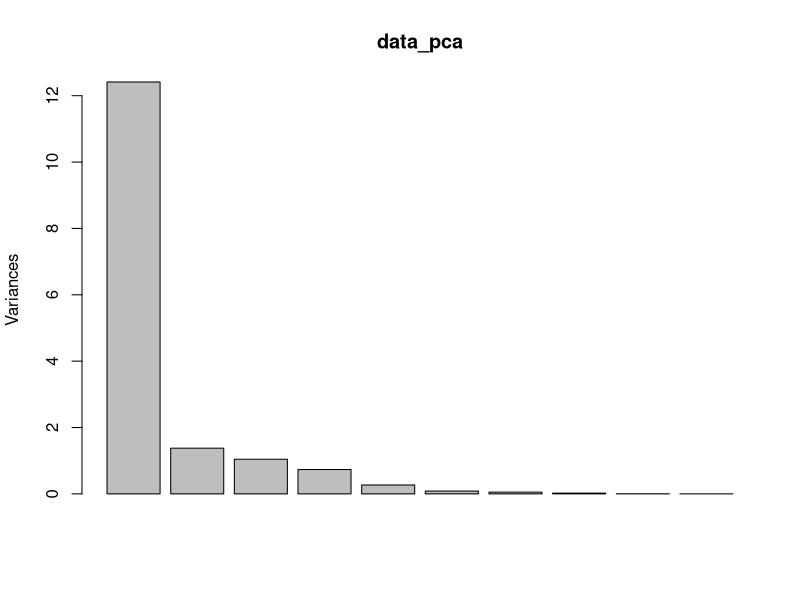
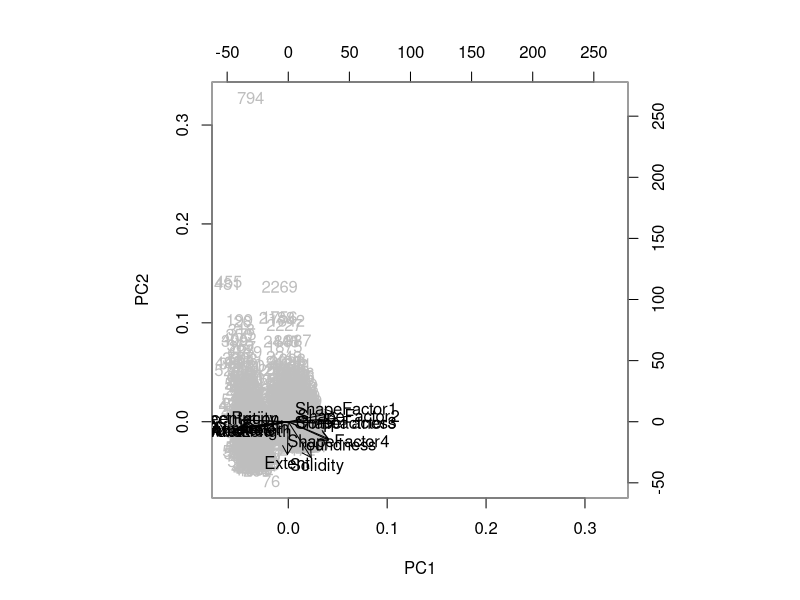

The R source for these figures, in order:
setwd("~/GitHub/Beans/WD")
#setwd("C:/Users/mortimerk1/Desktop/Year 3/Summer 2021/Machine Learning/Final Project/Beans/WD")

data = read.csv('subsettedBeansNoColumns.csv', as.is = T)
#data = read.csv('FullBeans2.csv', as.is = T)
#colnames(data)[1] <- gsub('i..','',colnames(df)[1])

#data$Class = as.numeric(as.factor(data$Class))

# set column names to varible name
B<- data$Area
C<-data$Perimeter
D<-data$MajorAxisLength
E<-data$MinorAxisLength
F<-data$AspectRation
G<-data$Eccentricity
H<-data$ConvexArea
I<-data$EquivDiameter
J <- data$Extent
K <- data$Solidity
L <- data$roundness
M <- data$Compactness
N <- data$ShapeFactor1
O <- data$ShapeFactor1
P <- data$ShapeFactor2
Q <- data$ShapeFactor4


#normalize data
meanB <- mean(B)
stB <- sd(B)
B <- (B-meanB )/stB

meanC <- mean(C)
stC <- sd(C)
C<- (C-meanC )/stC

meanD <- mean(D)
stD <- sd(D)
D<- (D-meanD )/stD

meanE <- mean(E)
stE <- sd(E)
E<- (E-meanE )/stE

meanF <- mean(F)
stF <- sd(F)
F<- (F-meanF )/stF

meanG <- mean(G)
stG <- sd(G)
G<- (G-meanG )/stG

meanH <- mean(H)
stH <- sd(H)
H <- (H-meanH)/stH

meanI <- mean(I)
stI <- sd(I)
I <- (I-meanI )/stI

meanJ <- mean(J)
sdJ <- sd(J)
J <-(J-meanJ)/sdJ

meanK <- mean(K)
sdK <- sd(K)
K <-(K-meanK)/sdK

meanL <- mean(L)
sdL <- sd(L)
L <-(L-meanL)/sdL

meanM <- mean(M)
sdM <- sd(M)
M <-(M-meanM)/sdM

meanN <- mean(N)
sdN <- sd(N)
N <-(N-meanN)/sdN

meanO <- mean(O)
sdO <- sd(O)
O <-(O-meanO)/sdO

meanP <- mean(P)
sdP <- sd(P)
P <-(P-meanP)/sdP

meanQ <- mean(Q)
sdQ <- sd(Q)
Q <-(P-meanQ)/sdQ

data1 <- data.frame(B,C,D,E,F,G,H,I,J,K,L,M,N,O,P,Q)
colnames(data1) <- c("B","C","D","E","F","G","H",'I',"J","K","L","M","N","O","P","Q")

#rownames(data1) <- c("1","2","3","4","5","6","7","8","9","10","11","12","13","14","15","16")
#Different way to calculate covariance matrix


#this is for the heptathlon data
#data("heptathlon", package="HSAUR")
#print(heptathlon)

#lets make all events in the same direction so that 
#large values are good
#heptathlon$hurdles <- max(heptathlon$hurdles)-heptathlon$hurdles
#heptathlon$run200m <- max(heptathlon$run200m)-heptathlon$run200m
#heptathlon$run800m <- max(heptathlon$run800m)-heptathlon$run800m
#can calculate the correlation coefficents in each case to see if any are indepedent
#which relates the covariance matrix
#also note did -8 because I want to get rid of the scores or output
#I do this through out this program
correl <- round(cor(data[,-17]),2)
print(correl)
#this next command does the prinicple component analysis for you
data_pca <- prcomp(data[,-17],scale=T)
print(summary(data_pca))
print(data_pca)

#this gets the first principle component
pc1 <- data_pca$rotation[,1]
print(pc1)


#for the last command when I print out the first principle component you should notice that
#the absolute value of the weight for the javelin is very berry small therefore 
#if you we use the first prinicple component to eliminate a feature then we would elimate this feature 
#since it has the least amount of variability and hence is not informative or it is not an important feature. 


#this next one does a biplot which I talked about briefly in the video
plot(data_pca)
pdf("biplot_PC1_PC2.pdf")
biplot(data_pca,col=c("gray","black"))
dev.off()